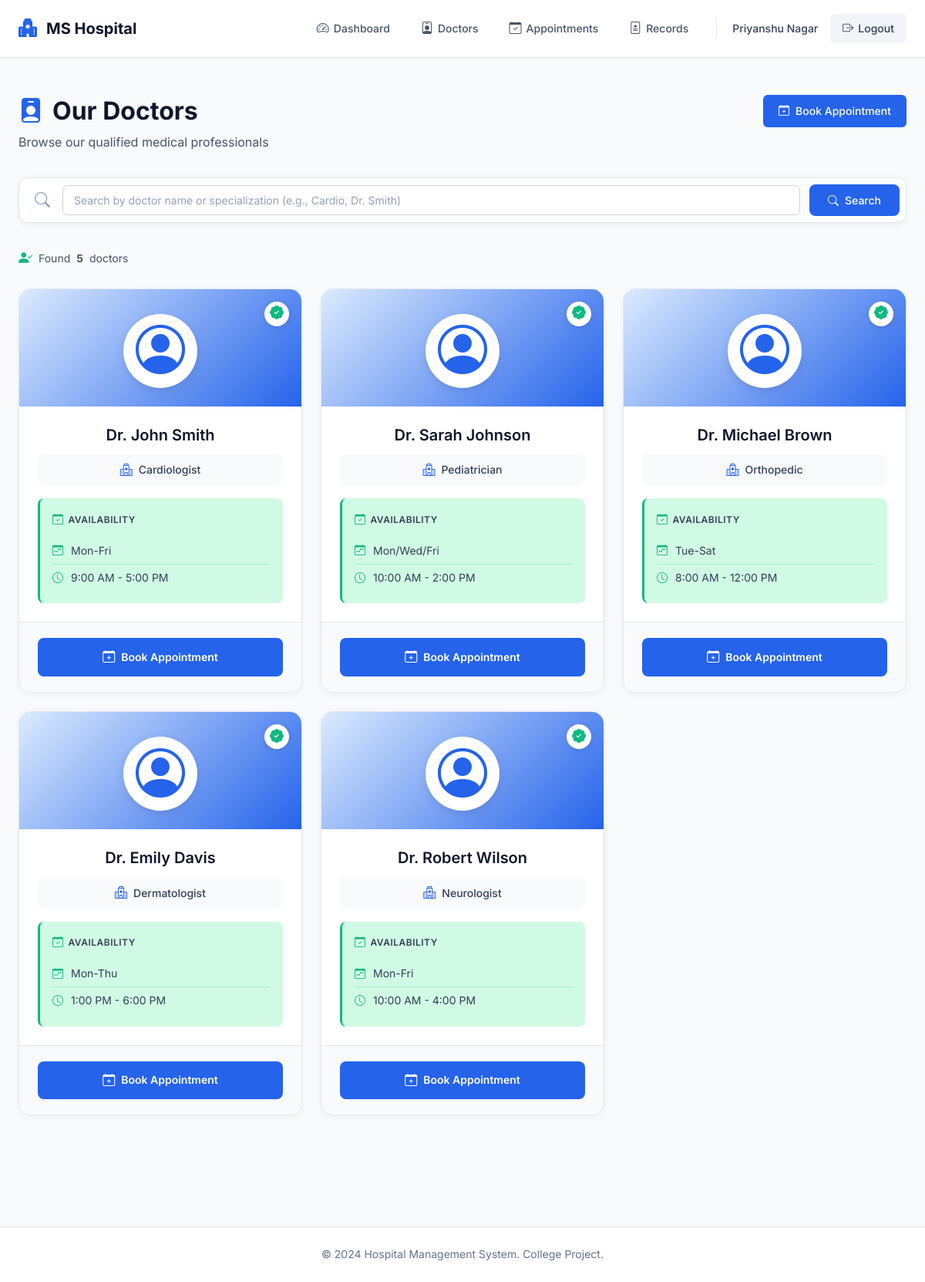
/user/doctors (signed in), run on an earlier commit of the app's database.
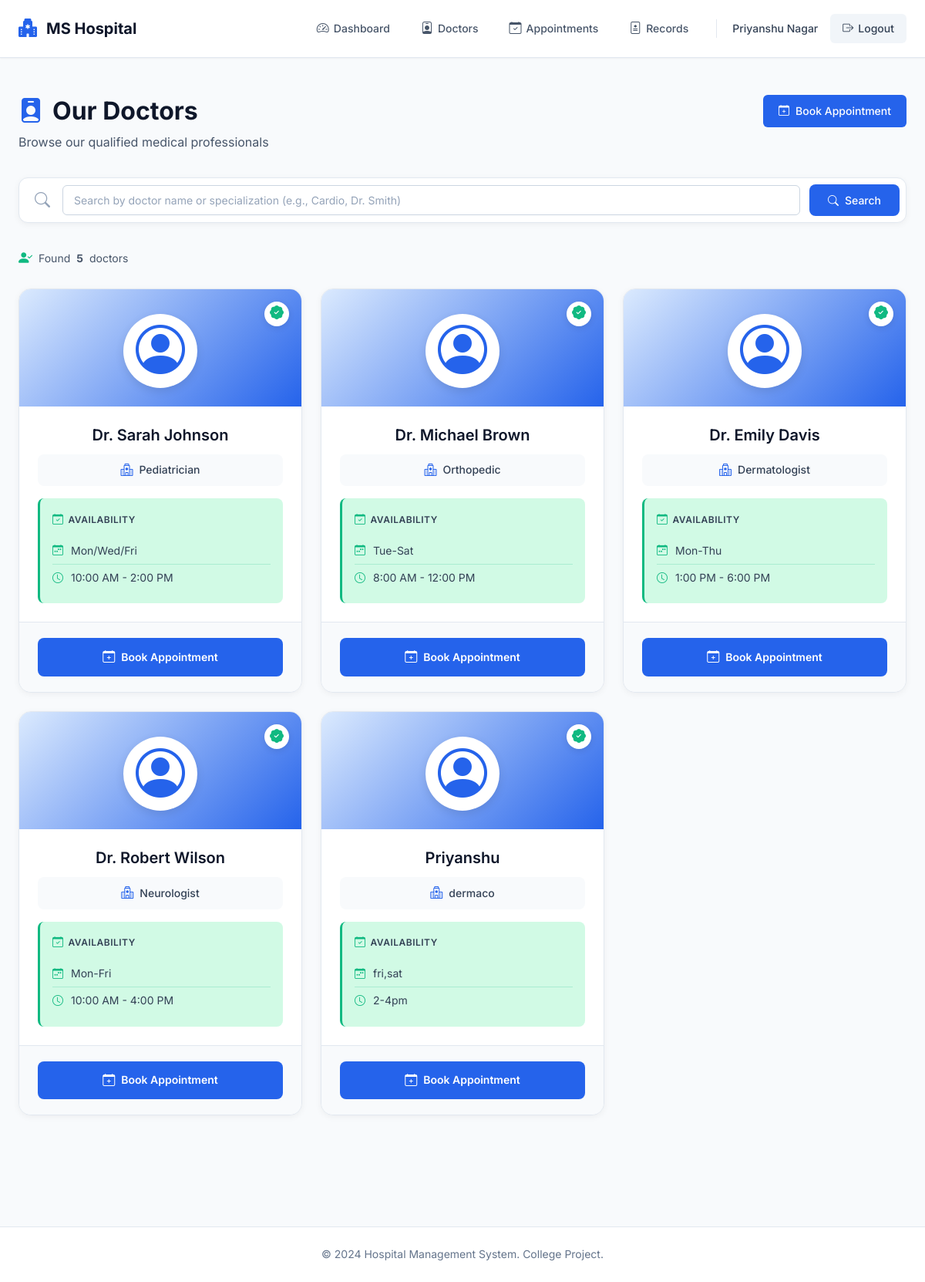
And on a later commit of the database.
### models.py (models this page shows, shortened)
class Doctor(db.Model):
    __tablename__ = 'doctors'
    id = db.Column(db.Integer, primary_key=True)
    name = db.Column(db.String(100), nullable=False)
    specialization = db.Column(db.String(100), nullable=False)
    available_days = db.Column(db.String(100), nullable=True)  # New field
    available_time = db.Column(db.String(100), nullable=True)  # New field
    created_at = db.Column(db.DateTime, default=datetime.utcnow)
    appointments = db.relationship('Appointment', backref='doctor', lazy=True, cascade='all, delete-orphan')

### user.py (the view)
@user_bp.route('/doctors')
@login_required
@user_required
def doctors():
    search_query = request.args.get('search', '').strip()
    if search_query:
        all_doctors = Doctor.query.filter(
            db.or_(
                Doctor.name.ilike(f'%{search_query}%'),
                Doctor.specialization.ilike(f'%{search_query}%')
            )
        ).all()
    else:
        all_doctors = Doctor.query.all()
    return render_template('user/doctors.html', doctors=all_doctors, search_query=search_query)

### app.py (called while the page is built)
@login_manager.user_loader
def load_user(user_id):
    return User.query.get(int(user_id))

### models.py (called while the page is built)
    @property
    def is_admin(self):
        return self.role == 'admin'

### user.py (called while the page is built)
def user_required(f):
    @wraps(f)
    def decorated_function(*args, **kwargs):
        if current_user.is_admin:
            flash('Access denied. Admin cannot access user pages.', 'danger')
            return redirect(url_for('admin.dashboard'))
        return f(*args, **kwargs)
    return decorated_function

### templates/user/doctors.html (shortened to what this page needs)
{% extends "base.html" %}
{% block content %}
<div class="page-header">
    <div>
        <h1><i class="bi bi-person-badge-fill"></i> Our Doctors</h1>
        <p class="lead">Browse our qualified medical professionals</p>
    </div>
    <div class="page-actions">
        <a href="{{ url_for('user.book_appointment') }}" class="btn-primary">
            <i class="bi bi-calendar-plus"></i> Book Appointment
        </a>
    </div>
</div>
<div class="search-section">
    <div class="search-box">
        <i class="bi bi-search search-icon"></i>
        <form method="GET" action="{{ url_for('user.doctors') }}" class="search-form">
            <input type="text"
                   name="search"
                   class="search-input"
                   placeholder="Search by doctor name or specialization (e.g., Cardio, Dr. Smith)"
                   value="{{ search_query if search_query else '' }}"
                   autocomplete="off">
            <button type="submit" class="btn-primary search-btn">
                <i class="bi bi-search"></i> Search
            </button>
        </form>
    </div>
</div>
{% if doctors %}
<div class="results-count">
    <i class="bi bi-person-check-fill"></i>
    Found <strong>{{ doctors|length }}</strong> doctor{{ 's' if doctors|length != 1 else '' }}
</div>
{% endif %}
{% if doctors %}
<div class="doctors-grid">
    {% for doctor in doctors %}
    <div class="doctor-card">
        <div class="doctor-card-header">
            <div class="doctor-avatar">
                <i class="bi bi-person-circle"></i>
            </div>
            <div class="doctor-badge">
                <i class="bi bi-patch-check-fill"></i>
            </div>
        </div>
        <div class="doctor-card-body">
            <h3 class="doctor-name">{{ doctor.name }}</h3>
            <div class="doctor-specialization">
                <i class="bi bi-hospital"></i>
                <span>{{ doctor.specialization }}</span>
            </div>
            {% if doctor.available_days or doctor.available_time %}
            <div class="doctor-availability">
                <div class="availability-label">
                    <i class="bi bi-calendar-check"></i>
                    <span>Availability</span>
                </div>
                {% if doctor.available_days %}
                <div class="availability-item">
                    <i class="bi bi-calendar-week"></i>
                    <span>{{ doctor.available_days }}</span>
                </div>
                {% endif %}
                {% if doctor.available_time %}
                <div class="availability-item">
                    <i class="bi bi-clock"></i>
                    <span>{{ doctor.available_time }}</span>
                </div>
                {% endif %}
            </div>
            {% endif %}
        </div>
        <div class="doctor-card-footer">
            <a href="{{ url_for('user.book_appointment') }}" class="btn-book">
                <i class="bi bi-calendar-plus"></i>
                Book Appointment
            </a>
        </div>
    </div>
    {% endfor %}
</div>
{% endif %}
{% endblock %}

What changed in the data, as far as the page shows it:
removed Doctor: name "Dr. John Smith", specialization "Cardiologist", available_days "Mon-Fri", available_time "9:00 AM - 5:00 PM"
added Doctor: name "Priyanshu", specialization "dermaco", available_days "fri,sat", available_time "2-4pm"
